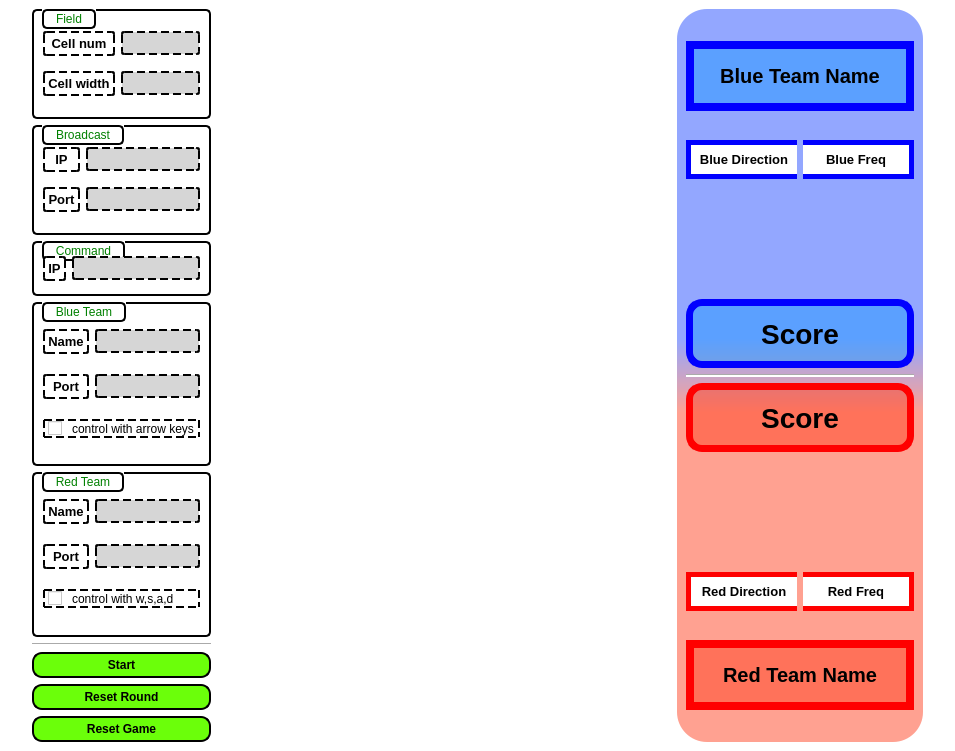
<?xml version="1.0" encoding="UTF-8"?>
<ui version="4.0">
 <class>MainWindow</class>
 <widget class="QMainWindow" name="MainWindow">
  <property name="geometry">
   <rect>
    <x>0</x>
    <y>0</y>
    <width>955</width>
    <height>751</height>
   </rect>
  </property>
  <property name="windowTitle">
   <string>MainWindow</string>
  </property>
  <widget class="QWidget" name="centralwidget">
   <property name="styleSheet">
    <string notr="true">background-color: white;</string>
   </property>
   <layout class="QGridLayout" name="gridLayout_8" columnstretch="1,4,20,3,1">
    <item row="0" column="3">
     <widget class="QWidget" name="widget_board" native="true">
      <property name="styleSheet">
       <string notr="true">QWidget#widget_board{
	background: qlineargradient(spread:pad, x1:1, y1:0, x2:1, y2:1, stop:0.45 rgba(4, 51, 255, 110), stop:0.55 rgba(255, 38, 0, 110));
	border-radius: 30px;
}
QLabel#label_blueteam_name
{
    border: 8px solid blue;
	background: rgba(0, 150, 255, 97);
    padding: 15px;
    border-radius: 3px;
	font: bold 20px;
}

QLabel#label_redteam_name
{
    border: 8px solid red;
	background: rgba(255, 38, 0, 97);
    padding: 15px;
    border-radius: 3px;
	font: bold 20px;
}

QLabel#label_blueteam_dir
{
    border: 5px solid blue;
	border-right: none;
    padding: 7px;
    border-radius: 0px;
	font: bold 13px;
}
QLabel#label_blueteam_freq
{
    border: 5px solid blue;
	border-left: none;
    padding: 7px;
    border-radius: 0px;
	font: bold 13px;
}

QLabel#label_redteam_dir
{
    border: 5px solid red;
	border-right: none;
    padding: 7px;
    border-radius: 0px;
	font: bold 13px;
}
QLabel#label_redteam_freq
{
    border: 5px solid red;
	border-left: none;
    padding: 7px;
    border-radius: 0px;
	font: bold 13px;
}

QLabel#label_blueteam_score
{
    border: 7px solid blue;
	background: rgba(0, 150, 255, 97);
    padding: 7px;
    border-radius: 16px;
	font: bold 28px;
}
QLabel#label_redteam_score
{
    border: 7px solid red;
	background: rgba(255, 38, 0, 97);
    padding: 7px;
    border-radius: 16px;
	font: bold 28px;
}
</string>
      </property>
      <layout class="QGridLayout" name="gridLayout_7" rowstretch="1,2,1,1,5,3,1,3,5,1,1,2,1">
       <item row="5" column="0" colspan="2">
        <widget class="QLabel" name="label_blueteam_score">
         <property name="text">
          <string>Score</string>
         </property>
         <property name="alignment">
          <set>Qt::AlignCenter</set>
         </property>
        </widget>
       </item>
       <item row="8" column="0" colspan="2">
        <spacer name="verticalSpacer_10">
         <property name="orientation">
          <enum>Qt::Vertical</enum>
         </property>
         <property name="sizeHint" stdset="0">
          <size>
           <width>20</width>
           <height>89</height>
          </size>
         </property>
        </spacer>
       </item>
       <item row="9" column="0">
        <widget class="QLabel" name="label_redteam_dir">
         <property name="text">
          <string>Red Direction</string>
         </property>
         <property name="alignment">
          <set>Qt::AlignCenter</set>
         </property>
        </widget>
       </item>
       <item row="3" column="1">
        <widget class="QLabel" name="label_blueteam_freq">
         <property name="text">
          <string>Blue Freq</string>
         </property>
         <property name="alignment">
          <set>Qt::AlignCenter</set>
         </property>
        </widget>
       </item>
       <item row="6" column="0" colspan="2">
        <widget class="Line" name="line_2">
         <property name="orientation">
          <enum>Qt::Horizontal</enum>
         </property>
        </widget>
       </item>
       <item row="10" column="0" colspan="2">
        <spacer name="verticalSpacer_8">
         <property name="orientation">
          <enum>Qt::Vertical</enum>
         </property>
         <property name="sizeHint" stdset="0">
          <size>
           <width>228</width>
           <height>16</height>
          </size>
         </property>
        </spacer>
       </item>
       <item row="0" column="0" colspan="2">
        <spacer name="verticalSpacer_5">
         <property name="orientation">
          <enum>Qt::Vertical</enum>
         </property>
         <property name="sizeHint" stdset="0">
          <size>
           <width>228</width>
           <height>15</height>
          </size>
         </property>
        </spacer>
       </item>
       <item row="4" column="0" colspan="2">
        <spacer name="verticalSpacer_9">
         <property name="orientation">
          <enum>Qt::Vertical</enum>
         </property>
         <property name="sizeHint" stdset="0">
          <size>
           <width>20</width>
           <height>89</height>
          </size>
         </property>
        </spacer>
       </item>
       <item row="11" column="0" colspan="2">
        <widget class="QLabel" name="label_redteam_name">
         <property name="text">
          <string>Red Team Name</string>
         </property>
         <property name="alignment">
          <set>Qt::AlignCenter</set>
         </property>
        </widget>
       </item>
       <item row="12" column="0" colspan="2">
        <spacer name="verticalSpacer_6">
         <property name="orientation">
          <enum>Qt::Vertical</enum>
         </property>
         <property name="sizeHint" stdset="0">
          <size>
           <width>228</width>
           <height>15</height>
          </size>
         </property>
        </spacer>
       </item>
       <item row="7" column="0" colspan="2">
        <widget class="QLabel" name="label_redteam_score">
         <property name="text">
          <string>Score</string>
         </property>
         <property name="alignment">
          <set>Qt::AlignCenter</set>
         </property>
        </widget>
       </item>
       <item row="2" column="0" colspan="2">
        <spacer name="verticalSpacer_7">
         <property name="orientation">
          <enum>Qt::Vertical</enum>
         </property>
         <property name="sizeHint" stdset="0">
          <size>
           <width>228</width>
           <height>16</height>
          </size>
         </property>
        </spacer>
       </item>
       <item row="3" column="0">
        <widget class="QLabel" name="label_blueteam_dir">
         <property name="text">
          <string>Blue Direction</string>
         </property>
         <property name="alignment">
          <set>Qt::AlignCenter</set>
         </property>
        </widget>
       </item>
       <item row="1" column="0" colspan="2">
        <widget class="QLabel" name="label_blueteam_name">
         <property name="accessibleName">
          <string/>
         </property>
         <property name="text">
          <string>Blue Team Name</string>
         </property>
         <property name="alignment">
          <set>Qt::AlignCenter</set>
         </property>
        </widget>
       </item>
       <item row="9" column="1">
        <widget class="QLabel" name="label_redteam_freq">
         <property name="text">
          <string>Red Freq</string>
         </property>
         <property name="alignment">
          <set>Qt::AlignCenter</set>
         </property>
        </widget>
       </item>
      </layout>
     </widget>
    </item>
    <item row="0" column="2">
     <widget class="QWidget" name="widget_game" native="true"/>
    </item>
    <item row="0" column="0">
     <spacer name="horizontalSpacer">
      <property name="orientation">
       <enum>Qt::Horizontal</enum>
      </property>
      <property name="sizeHint" stdset="0">
       <size>
        <width>17</width>
        <height>724</height>
       </size>
      </property>
     </spacer>
    </item>
    <item row="0" column="1">
     <widget class="QWidget" name="widget_config" native="true">
      <property name="styleSheet">
       <string notr="true">QGroupBox {
    border: 2px solid black;
	border-radius: 5px;
    margin-top: 1em;
}

QGroupBox::title {
	border: 2px solid black;
	border-radius: 5px;
	color: green;
    subcontrol-origin: margin;
    left: 10;
    padding: 1 10 1 10;
}

QLabel {
    border: 2px dashed black;
    padding: 3px;
    border-radius: 3px;
	font: bold 13px;
}

QLineEdit {
    border: 2px dashed black;
    border-radius: 3px;
    padding: 2 8px;
    background: rgb(214, 214, 214);
    selection-background-color: darkgray;
}

QPushButton {
    background-color: rgb(107, 255, 10);
    border: 2px solid black;
    border-radius: 10px;
    font: bold 12px;
    padding: 4px;
}
QPushButton:hover {
    background-color: rgb(15, 172, 0);
    border: 2px solid black;
    border-radius: 10px;
    font: bold 12px;
    padding: 4px;
}
QPushButton:pressed {
    background-color: rgb(15, 172, 0);
    border: 3px solid black;
    border-radius: 10px;
    font: bold 13px;
    padding: 4px;
}

QCheckBox {
    spacing: 10px;
    border: 2px dashed black;
	padding: 0 3 0 3;

}

QCheckBox::indicator {
}
</string>
      </property>
      <layout class="QGridLayout" name="gridLayout_6" rowstretch="20,20,10,30,30,5,10,10,10">
       <property name="leftMargin">
        <number>0</number>
       </property>
       <property name="topMargin">
        <number>0</number>
       </property>
       <property name="rightMargin">
        <number>0</number>
       </property>
       <property name="bottomMargin">
        <number>0</number>
       </property>
       <item row="2" column="0">
        <widget class="QGroupBox" name="groupBox_3">
         <property name="title">
          <string>Command</string>
         </property>
         <layout class="QGridLayout" name="gridLayout_3">
          <item row="0" column="1">
           <widget class="QLineEdit" name="lineEdit_command_ip"/>
          </item>
          <item row="0" column="0">
           <widget class="QLabel" name="label_5">
            <property name="text">
             <string>IP</string>
            </property>
            <property name="alignment">
             <set>Qt::AlignCenter</set>
            </property>
           </widget>
          </item>
         </layout>
        </widget>
       </item>
       <item row="3" column="0">
        <widget class="QGroupBox" name="groupBox_4">
         <property name="title">
          <string>Blue Team</string>
         </property>
         <layout class="QGridLayout" name="gridLayout_4">
          <property name="verticalSpacing">
           <number>4</number>
          </property>
          <item row="0" column="0">
           <widget class="QLabel" name="label_6">
            <property name="text">
             <string>Name</string>
            </property>
            <property name="alignment">
             <set>Qt::AlignCenter</set>
            </property>
           </widget>
          </item>
          <item row="0" column="1">
           <widget class="QLineEdit" name="lineEdit_blueteam_name"/>
          </item>
          <item row="1" column="0">
           <widget class="QLabel" name="label_7">
            <property name="text">
             <string>Port</string>
            </property>
            <property name="alignment">
             <set>Qt::AlignCenter</set>
            </property>
           </widget>
          </item>
          <item row="1" column="1">
           <widget class="QLineEdit" name="lineEdit_blueteam_port"/>
          </item>
          <item row="2" column="0" colspan="2">
           <widget class="QCheckBox" name="checkBox_blueteam_handy">
            <property name="text">
             <string>control with arrow keys</string>
            </property>
           </widget>
          </item>
         </layout>
        </widget>
       </item>
       <item row="8" column="0">
        <widget class="QPushButton" name="pushButton_resetgame">
         <property name="text">
          <string>Reset Game</string>
         </property>
        </widget>
       </item>
       <item row="7" column="0">
        <widget class="QPushButton" name="pushButton_resetround">
         <property name="text">
          <string>Reset Round</string>
         </property>
        </widget>
       </item>
       <item row="4" column="0">
        <widget class="QGroupBox" name="groupBox_5">
         <property name="title">
          <string>Red Team</string>
         </property>
         <layout class="QGridLayout" name="gridLayout_5">
          <property name="verticalSpacing">
           <number>4</number>
          </property>
          <item row="1" column="0">
           <widget class="QLabel" name="label_9">
            <property name="text">
             <string>Port</string>
            </property>
            <property name="alignment">
             <set>Qt::AlignCenter</set>
            </property>
           </widget>
          </item>
          <item row="1" column="1">
           <widget class="QLineEdit" name="lineEdit_redteam_port"/>
          </item>
          <item row="0" column="0">
           <widget class="QLabel" name="label_8">
            <property name="text">
             <string>Name</string>
            </property>
            <property name="alignment">
             <set>Qt::AlignCenter</set>
            </property>
           </widget>
          </item>
          <item row="0" column="1">
           <widget class="QLineEdit" name="lineEdit_redteam_name"/>
          </item>
          <item row="2" column="0" colspan="2">
           <widget class="QCheckBox" name="checkBox_redteam_handy">
            <property name="text">
             <string>control with w,s,a,d</string>
            </property>
           </widget>
          </item>
         </layout>
        </widget>
       </item>
       <item row="5" column="0">
        <widget class="Line" name="line">
         <property name="orientation">
          <enum>Qt::Horizontal</enum>
         </property>
        </widget>
       </item>
       <item row="0" column="0">
        <widget class="QGroupBox" name="groupBox">
         <property name="title">
          <string>Field</string>
         </property>
         <layout class="QGridLayout" name="gridLayout">
          <property name="verticalSpacing">
           <number>4</number>
          </property>
          <item row="0" column="1">
           <widget class="QLineEdit" name="lineEdit_field_cellnum"/>
          </item>
          <item row="1" column="1">
           <widget class="QLineEdit" name="lineEdit_field_cellwidth"/>
          </item>
          <item row="1" column="0">
           <widget class="QLabel" name="label_2">
            <property name="text">
             <string>Cell width</string>
            </property>
            <property name="alignment">
             <set>Qt::AlignCenter</set>
            </property>
           </widget>
          </item>
          <item row="0" column="0">
           <widget class="QLabel" name="label">
            <property name="text">
             <string>Cell num</string>
            </property>
            <property name="alignment">
             <set>Qt::AlignCenter</set>
            </property>
           </widget>
          </item>
         </layout>
        </widget>
       </item>
       <item row="6" column="0">
        <widget class="QPushButton" name="pushButton_start_stop">
         <property name="text">
          <string>Start</string>
         </property>
        </widget>
       </item>
       <item row="1" column="0">
        <widget class="QGroupBox" name="groupBox_2">
         <property name="title">
          <string>Broadcast</string>
         </property>
         <layout class="QGridLayout" name="gridLayout_2">
          <property name="verticalSpacing">
           <number>4</number>
          </property>
          <item row="0" column="0">
           <widget class="QLabel" name="label_3">
            <property name="text">
             <string>IP</string>
            </property>
            <property name="alignment">
             <set>Qt::AlignCenter</set>
            </property>
           </widget>
          </item>
          <item row="0" column="1">
           <widget class="QLineEdit" name="lineEdit_broadcast_ip"/>
          </item>
          <item row="1" column="0">
           <widget class="QLabel" name="label_4">
            <property name="text">
             <string>Port</string>
            </property>
            <property name="alignment">
             <set>Qt::AlignCenter</set>
            </property>
           </widget>
          </item>
          <item row="1" column="1">
           <widget class="QLineEdit" name="lineEdit_broadcast_port"/>
          </item>
         </layout>
        </widget>
       </item>
      </layout>
     </widget>
    </item>
    <item row="0" column="4">
     <spacer name="horizontalSpacer_2">
      <property name="orientation">
       <enum>Qt::Horizontal</enum>
      </property>
      <property name="sizeHint" stdset="0">
       <size>
        <width>17</width>
        <height>724</height>
       </size>
      </property>
     </spacer>
    </item>
   </layout>
  </widget>
 </widget>
 <resources/>
 <connections/>
</ui>
